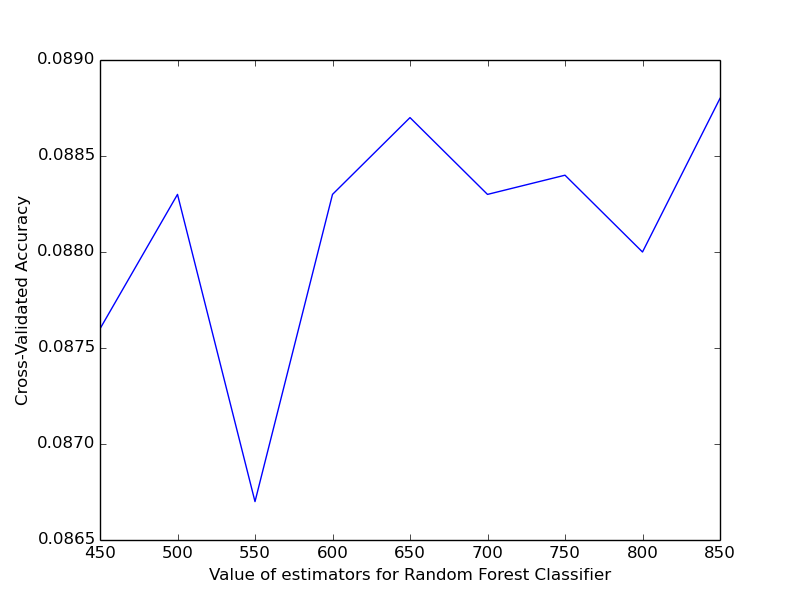

This chart was generated by the following Python code:
import numpy as np
from numpy import genfromtxt

from sklearn.ensemble import RandomForestClassifier
from sklearn.grid_search import GridSearchCV

# Matplot to plot
import matplotlib.pyplot as plt

CROSS_FOLDS = 2

np.set_printoptions(threshold=np.nan)

# Uses the Mean Average Precision at 5 (MAP@5) evaluation
def map5eval(estimator, train, target):
    prediction = estimator.predict_proba(train)
    actual = target
    predicted = prediction.argsort(axis=1)[:,-np.arange(1,6)]
    metric = 0.
    for i in range(5):
        metric += np.sum(actual==predicted[:,i])/(i+1)
    metric /= actual.shape[0]
    return metric

def main():
    # The competition datafiles are in the directory /input

    # Training cols
    print ("Loading training csv.")
    training = genfromtxt(open('input/train.csv', 'r'), delimiter=',', dtype='f8')[1:]
    # All columns except target
    train = [x[:-1] for x in training]
    train = np.nan_to_num(train)

    # Only target column
    target = [x[-1:] for x in training]
    target = np.nan_to_num(target)
    target = target.ravel()
    print ("Loading done.")

    print ("Training Random Forest and doing Grid search with cross folds.")
    # Settings
    estimate_range = range(450, 900, 50)
    depth = range(1,3)
    # Generate parameters to search for
    tuned_parameters = []
    for n in estimate_range:
        params = {'n_estimators': [n], 'n_jobs': [2]}
        for d in depth:
            params['max_depth'] = [d]
            tuned_parameters.append(params)
        tuned_parameters.append(params)

    # Create Random Forest estimator model
    randomforest  = RandomForestClassifier()

    # Create GridSearch with params and fit to training
    gridsearch    = GridSearchCV(estimator=randomforest, param_grid=tuned_parameters, cv=CROSS_FOLDS, scoring=map5eval, verbose=2)
    gridsearch.fit(train, target)
    print ("Searching done.")

    # Summarize the results of the grid search
    print ("\n------------------------")
    print ("Best score: \t" + str(gridsearch.best_score_))
    print ("Best params: \t" + str(gridsearch.best_params_))
    print ("------------------------")

    # The mean score, the 95% confidence interval and the scores are printed and prepared for the plot
    # Scores for each n_estimators are added independent of depth
    estimate_scores = []
    for params, mean_score, score in gridsearch.grid_scores_:
        print("%0.3f (+/-%0.03f) for %r" % (mean_score, score.std() * 2, params))

        # For every same param, increase average of score
        estimators = params['n_estimators']
        add = True
        for index_estimator, k_estimator in enumerate(estimate_range):
            for index_score, k_score in enumerate(estimate_scores):
                if estimators == k_estimator:
                    if index_estimator == index_score:
                        estimate_scores[index_score] = (estimate_scores[index_score] + mean_score) / 2
                        add = False
        if add:
            estimate_scores.append(mean_score)
    print ("------------------------")

    # Round for nicer matplot
    for index, k in enumerate(estimate_scores):
        estimate_scores[index] = round(estimate_scores[index], 4)

    # Plot result for estimators independent of depth
    plt.plot(estimate_range, estimate_scores)
    plt.xlabel('Value of estimators for Random Forest Classifier')
    plt.ylabel('Cross-Validated Accuracy')
    plt.savefig('random_forest_grid_search.png')
    plt.show()

    print ("Done.")

if __name__=="__main__":
    main()

